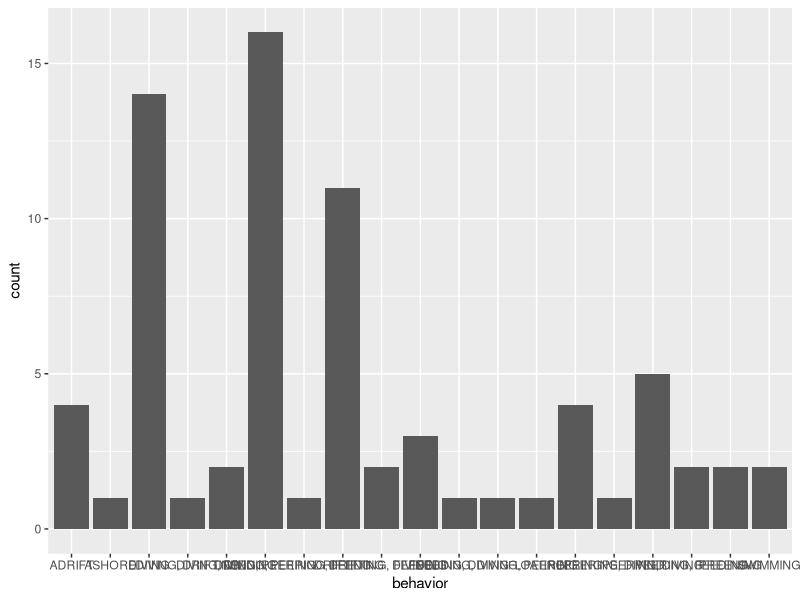
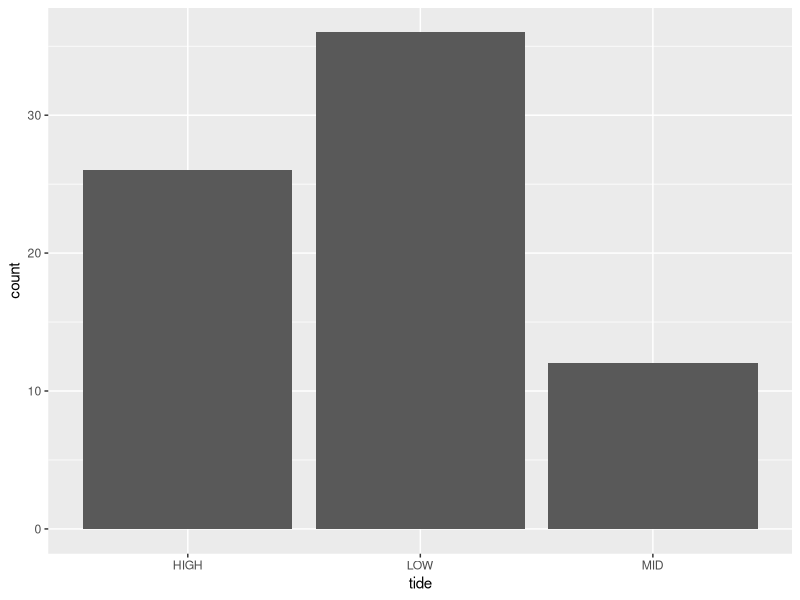

The R script that drew these images, in order:
## ---- chunk 1
library(tidyverse)
library(lubridate)
## ---- chunk 2
#2023
all_bird_untidy_2023 <- read_csv("loons_2023.csv")
loons_2023 <- read_csv("loons_2023.csv")

#2024
loons_2024 <- read_csv("loons_2024.csv")
## ---- chunk 3
#assigning exposure level to locations
loons_2023 <- loons_2023 %>% 
  mutate(shelter_gradient = case_when(location == "BAR HARBOR PIER" ~ "exposed",
                                      location == "SEAL HARBOR BEACH" ~ "moderate",
                                      location == "BRACY HARBOR" ~ "moderate",
                                      location == "NORTHEAST HARBOR" ~ "moderately_sheltered",
                                      location == "SOMES SOUND" ~ "sheltered",
                                      location == "SOUTHWEST HARBOR" ~ "moderately_sheltered",
                                      location == "SEAWALL" ~ "exposed",
                                      location == "SEAL COVE" ~ "moderately_exposed",
                                      location == "SAND BEACH" ~ "moderately_exposed"))
 
#releveling the exposure levels from most exposed to least exposed 
shelter_factor <- fct_relevel(loons_2023$shelter_gradient, c(
                "exposed", 
                "moderately_exposed",
                "moderate",
                "moderately_sheltered",
                "sheltered"))

#saving a dataset to include only loons and the shelter factor
loons_2023 <- loons_2023 %>% 
  mutate(shelter_factor = shelter_factor) %>% 
  filter(species == "COMMON LOON")

#counting how many different exposure observations we have
loons_2023 %>% 
  count(shelter_factor)
## ---- chunk 4
loons_2023 <- loons_2023 %>% 
  mutate(meters_offshore = as.numeric(meters_offshore)) %>% 
  mutate(latitude = as.numeric(latitude)) %>% 
  mutate(longitude = as.numeric(longitude)) %>% 
  mutate(barometer = as.numeric(barometer)) %>% 
  mutate(date = as_date(date, format = "%m/%d/%Y")) %>% 
  mutate(time = hms::as_hms(time)) %>% 
  select(-year, -day, -month)

glimpse(loons_2023)
## ---- chunk 5
#determining how many locations we have
unique(loons_2023$location)

#renaming to fit tidy format? we'll see if we have to do this...
#...
## ---- chunk 6

unique(loons_2023$behavior)

loons_2023_behavior <- loons_2023 %>% 
  filter(species == "COMMON LOON") %>% 
  group_by(date, behavior, species, tide, tide_percentage) %>% 
  count(behavior)

loons_2023_behavior

#counting the occurances of behavior of loons
ggplot(data = loons_2023_behavior, mapping = aes(x = behavior)) + 
  geom_bar()

#counting how many low, high, and mid tide observations we have
ggplot(data = loons_2023_behavior, mapping = aes(x = tide)) + 
  geom_bar()


